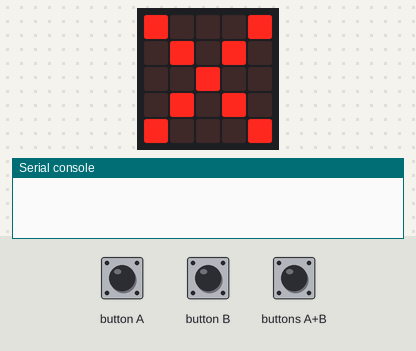
A program run on a simulated BBC micro:bit (MakeCode). Shown: the board's 5×5 LED display, the last lines printed to the serial console. The inputs (shaded band) are chosen by the test bench. Data-log rows are listed on the console.

Above: at 1.8 s.
1.9 s: button A pressed for 0.15 s
At 2.4 s:
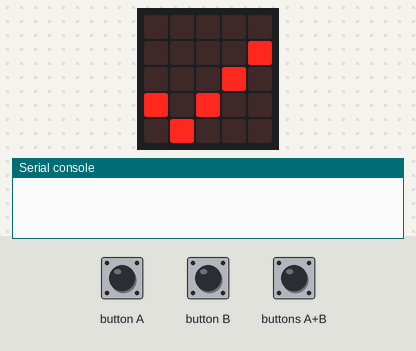
5.0 s: buttons A+B pressed for 0.15 s
At 5.6 s:
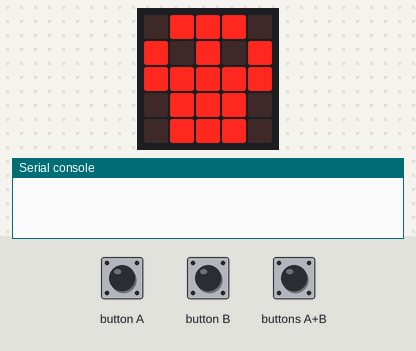
8.1 s: buttons A+B pressed for 1 s
12.1 s: button B pressed for 0.15 s
At 12.6 s:
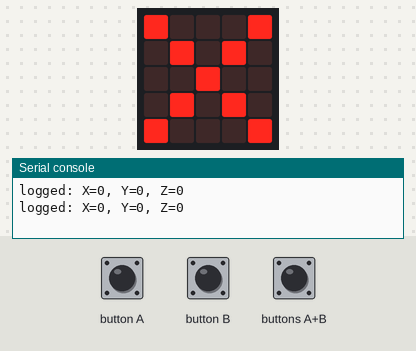
Timing chart, 0 to 14.7 s (numbered marks = the images above; inputs shaded):
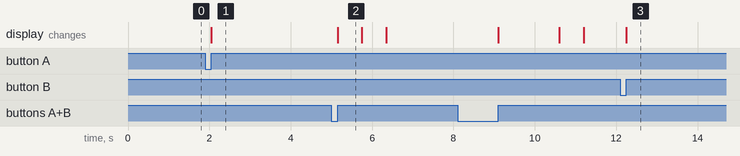

The program:

main.ts
```typescript
datalogger.onLogFull(function () {
    logging = false
    basic.showLeds(`
        # # # # #
        # # # # #
        # # # # #
        # # # # #
        # # # # #
        `)
})
input.onButtonPressed(Button.A, function () {
    logging = true
    basic.showIcon(IconNames.Yes)
})
input.onButtonPressed(Button.AB, function () {
    basic.showIcon(IconNames.Skull)
    datalogger.deleteLog()
    datalogger.setColumnTitles(
    "X",
    "Y",
    "Z"
    )
})
input.onButtonPressed(Button.B, function () {
    logging = false
    basic.showIcon(IconNames.No)
})
radio.onReceivedValue(function (name, value) {
    if (name == "x") {
        x = value
    } else if (name == "y") {
        y = value
    } else if (name == "z") {
        z = value
    }
})
let z = 0
let y = 0
let x = 0
let logging = false
radio.setGroup(99)
logging = false
basic.showIcon(IconNames.No)
datalogger.setColumnTitles(
"X",
"Y",
"Z"
)
loops.everyInterval(5000, function () {
    if (logging) {
        basic.showIcon(IconNames.Heart)
        datalogger.log(
        datalogger.createCV("X", x),
        datalogger.createCV("Y", y),
        datalogger.createCV("Z", z)
        )
        basic.clearScreen()
    }
})
```

test.ts
```typescript
// 테스트는 여기로 이동합니다; 이 패키지가 확장으로 사용될 때 컴파일되지 않을 것 입니다.
```

Measured:
- after the input at 1.9 s, the display: changes after 0.15 s (image 1)
- after the input at 5.0 s, the display: changes after 0.15 s (image 2)
- after the input at 12.1 s, the display: changes after 0.15 s (image 3)
- what the display in image 2 shows lasts 0.6 s, from 5.2 s to 5.8 s
